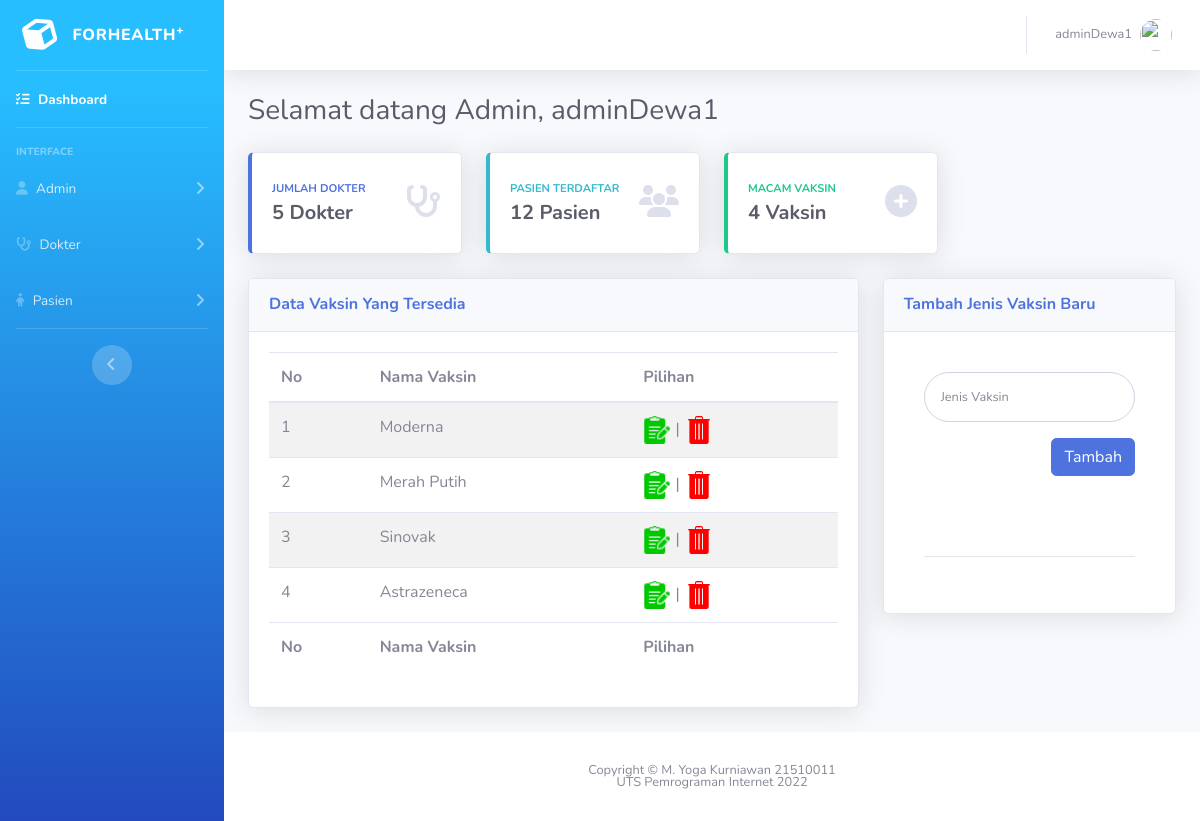
Screenshot of /dashboard.php (signed in) with the database file from the repository.
### tables this page shows
CREATE TABLE `vaksin` (
  `idVaksin` int(11) NOT NULL,
  `namaVaksin` varchar(30) NOT NULL
);

### dashboard.php (the view, shortened to what this page needs)
<?php
include "connection.php";
?>
<!DOCTYPE html>
<html lang="en">
<head>
    <link href="vendor/fontawesome-free/css/all.min.css" rel="stylesheet" type="text/css">
    <link href="css/sb-admin-2.min.css" rel="stylesheet">
</head>
<body id="page-top">
    <div id="wrapper">
        <ul class="navbar-nav bg-gradient-primary sidebar sidebar-dark accordion" id="accordionSidebar">
            <a class="sidebar-brand d-flex align-items-center justify-content-center" href="dashboard.php">
                <div class="sidebar-brand-icon rotate-n-15">
                    <i class="fa-solid fa-cube"></i>
                </div>
                <div class="sidebar-brand-text mx-3">forHealth<sup>+</sup></div>
            </a>
            <hr class="sidebar-divider my-0">
            <li class="nav-item active">
                <a class="nav-link" href="dashboard.php">
                    <i class="fas  fa-tasks"></i>
                    <span>Dashboard</span></a>
            </li>
            <hr class="sidebar-divider">
            <div class="sidebar-heading">
                Interface
            </div>
            <li class="nav-item">
                <a class="nav-link collapsed" href="#" data-toggle="collapse" data-target="#collapseOne" aria-expanded="true" aria-controls="collapseTwo">
                    <i class="fas fa-user"></i>
                    <span>Admin</span>
                </a>
            </li>
            <li class="nav-item">
                <a class="nav-link collapsed" href="#" data-toggle="collapse" data-target="#collapseTwo" aria-expanded="true" aria-controls="collapseTwo">
                    <i class="fas fa-stethoscope"></i>
                    <span>Dokter</span>
                </a>
            </li>
            <li class="nav-item">
                <a class="nav-link collapsed" href="#" data-toggle="collapse" data-target="#collapseUtilities" aria-expanded="true" aria-controls="collapseUtilities">
                    <i class="fas fa-child"></i>
                    <span>Pasien</span>
                </a>
            </li>
            <hr class="sidebar-divider d-none d-md-block">
            <div class="text-center d-none d-md-inline">
                <button class="rounded-circle border-0" id="sidebarToggle"></button>
            </div>
        </ul>
        <div id="content-wrapper" class="d-flex flex-column">
            <div id="content">
                <nav class="navbar navbar-expand navbar-light bg-white topbar mb-4 static-top shadow">
                    <ul class="navbar-nav ml-auto">
                        <li class="nav-item dropdown no-arrow">
                            <a class="nav-link dropdown-toggle" href="#" id="userDropdown" role="button" data-toggle="dropdown" aria-haspopup="true" aria-expanded="false">
                                <span class="mr-2 d-none d-lg-inline text-gray-600 small"><?php echo $_SESSION['username']; ?></span>
                                <img class="img-profile rounded-circle" src="img/undraw_profile.svg">
                            </a>
                        </li>
                    </ul>
                </nav>
                <div class="container-fluid">
                    <div class="d-sm-flex align-items-center justify-content-between mb-4">
                        <h1 class="h3 mb-0 text-gray-800">Selamat datang Admin, <?php echo $_SESSION['username'];?></h1>
                    </div>
                    <div class="row">
                        <?php
                        $queryJD = mysqli_query($conn, "SELECT * FROM dokter");
                        $jumlahDokter = mysqli_num_rows($queryJD);
                        ?>
                        <div class="col-xl-3 col-md-6 mb-4">
                            <div class="card border-left-primary shadow h-100 py-2">
                                <div class="card-body">
                                    <div class="row no-gutters align-items-center">
                                        <div class="col mr-2">
                                            <div class="text-xs font-weight-bold text-primary text-uppercase mb-1">
                                                Jumlah Dokter</div>
                                            <div class="h5 mb-0 font-weight-bold text-gray-800">
                                                <?= $jumlahDokter ?> Dokter
                                            </div>
                                        </div>
                                        <div class="col-auto">
                                            <i class="fas fa-stethoscope fa-2x text-gray-300"></i>
                                        </div>
                                    </div>
                                </div>
                            </div>
                        </div>
                        <?php
                        $queryJP = mysqli_query($conn, "SELECT * FROM pasien");
                        $jumlahPasien = mysqli_num_rows($queryJP);
                        ?>
                        <div class="col-xl-3 col-md-6 mb-4">
                            <div class="card border-left-info shadow h-100 py-2">
                                <div class="card-body">
                                    <div class="row no-gutters align-items-center">
                                        <div class="col mr-2">
                                            <div class="text-xs font-weight-bold text-info text-uppercase mb-1">Pasien Terdaftar
                                            </div>
                                            <div class="h5 mb-0 font-weight-bold text-gray-800">
                                                <?= $jumlahPasien ?> Pasien
                                            </div>
                                        </div>
                                        <div class="col-auto">
                                            <i class="fas fa-users fa-2x text-gray-300"></i>
                                        </div>
                                    </div>
                                </div>
                            </div>
                        </div>
                        <?php
                        $queryJV = mysqli_query($conn, "SELECT * FROM vaksin");
                        $jumlahVaksin = mysqli_num_rows($queryJV)
                        ?>
                        <div class="col-xl-3 col-md-6 mb-4">
                            <div class="card border-left-success shadow h-100 py-2">
                                <div class="card-body">
                                    <div class="row no-gutters align-items-center">
                                        <div class="col mr-2">
                                            <div class="text-xs font-weight-bold text-success text-uppercase mb-1">
                                                Macam Vaksin</div>
                                            <div class="h5 mb-0 font-weight-bold text-gray-800">
                                                <?= $jumlahVaksin ?> Vaksin
                                            </div>
                                        </div>
                                        <div class="col-auto">
                                            <i class="fas fa-plus-circle fa-2x text-gray-300"></i>
                                        </div>
                                    </div>
                                </div>
                            </div>
                        </div>
                    </div>
                    <div class="row">
                        <div class="col-xl-8 col-lg-7">
                            <div class="card shadow mb-4">
                                <div class="card-header py-3 d-flex flex-row align-items-center justify-content-between">
                                    <h6 class="m-0 font-weight-bold text-primary">Data Vaksin Yang Tersedia</h6>
                                </div>
                                <div class="card-body">
                                    <div class="table-responsive">
                                        <table class="table table-striped" id="dataTable" width="100%" cellspacing="0">
                                            <thead>
                                                <tr>
                                                    <th>No</th>
                                                    <th>Nama Vaksin</th>
                                                    <th>Pilihan</th>
                                                </tr>
                                            </thead>
                                            <tfoot>
                                                <tr>
                                                    <th>No</th>
                                                    <th>Nama Vaksin</th>
                                                    <th>Pilihan</th>
                                                </tr>
                                            </tfoot>
                                            <tbody>
                                                <?php
                                                $queryVaksin = mysqli_query($conn, "SELECT * FROM vaksin");
                                                $no = 0;
                                                while ($dataVaksin = mysqli_fetch_array($queryVaksin)) {
                                                    $no++;
                                                ?>
                                                    <tr>
                                                        <td><?= $no ?></td>
                                                        <td><?= $dataVaksin['namaVaksin'] ?></td>
                                                        <td>
                                                            <a href="adminAkses/vaksin/editVaksin.php?idVaksin= <?= $dataVaksin['idVaksin'] ?>">
                                                                <img id="edit" src="aset/edit.png" alt="">
                                                            </a> |
                                                            <a href="adminAkses/vaksin/hapusVaksin.php?idVaksin= <?= $dataVaksin['idVaksin'] ?>" onclick="return confirm ('Apakah anda yakin menghapus data ini')">
                                                                <img id="hapus" src="aset/hapus.png" alt="">
                                                            </a>
                                                        </td>
                                                    </tr>
                                                <?php
                                                }
                                                ?>
                                            </tbody>
                                        </table>
                                    </div>
                                </div>
                            </div>
                        </div>
                        <div class="col-xl-4 col-lg-5">
                            <div class="card shadow mb-4">
                                <div class="card-header py-3 d-flex flex-row align-items-center justify-content-between">
                                    <h6 class="m-0 font-weight-bold text-primary">Tambah Jenis Vaksin Baru</h6>
                                </div>
                                <div class="card-body">
                                    <div class="card-body">
                                        <form action="adminAkses/vaksin/prosesTV.php" method="POST" class="user">
                                            <div class="form-group">
                                                <input type="text" name="namaVaksin" class="form-control form-control-user" id="namaVaksin" placeholder="Jenis Vaksin" required>
                                            </div>
                                            <div class="form-group text-right">
                                                <input type="submit" name="simpan" value="Tambah" class="btn btn-primary">
                                            </div>
                                            <br><br>
                                            <hr>
                                        </form>
                                    </div>
                                </div>
                            </div>
                        </div>
                    </div>
                </div>
            </div>
            <footer class="sticky-footer bg-white">
                <div class="container my-auto">
                    <div class="copyright text-center my-auto">
                        <span>Copyright &copy; M. Yoga Kurniawan 21510011</span> <br>
                        <span>UTS Pemrograman Internet 2022</span>
                    </div>
                </div>
            </footer>
        </div>
    </div>
</body>
</html>

### dashboard.php (style rules this page uses)
#hapus { width: 30px; height: 30px; }
#edit { width: 28px; height: 28px; }

### rows the page displays
vaksin: namaVaksin "Moderna"
vaksin: namaVaksin "Merah Putih"
vaksin: namaVaksin "Sinovak"
vaksin: namaVaksin "Astrazeneca"

### other values shown
$_SESSION['username'] "adminDewa1"
$jumlahDokter "5"
$jumlahPasien "12"
$jumlahVaksin "4"
